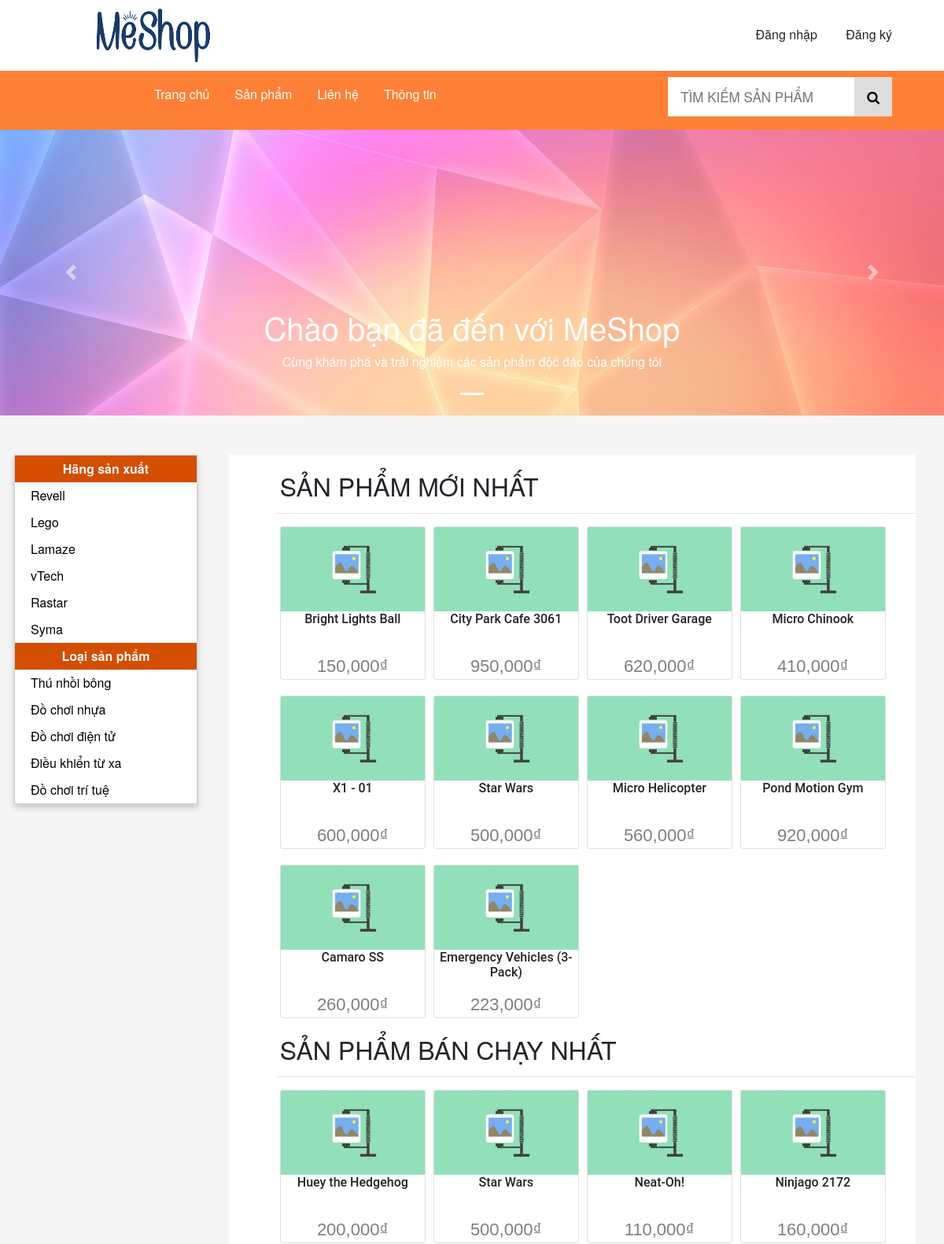
The app's page / (upper part), older data.
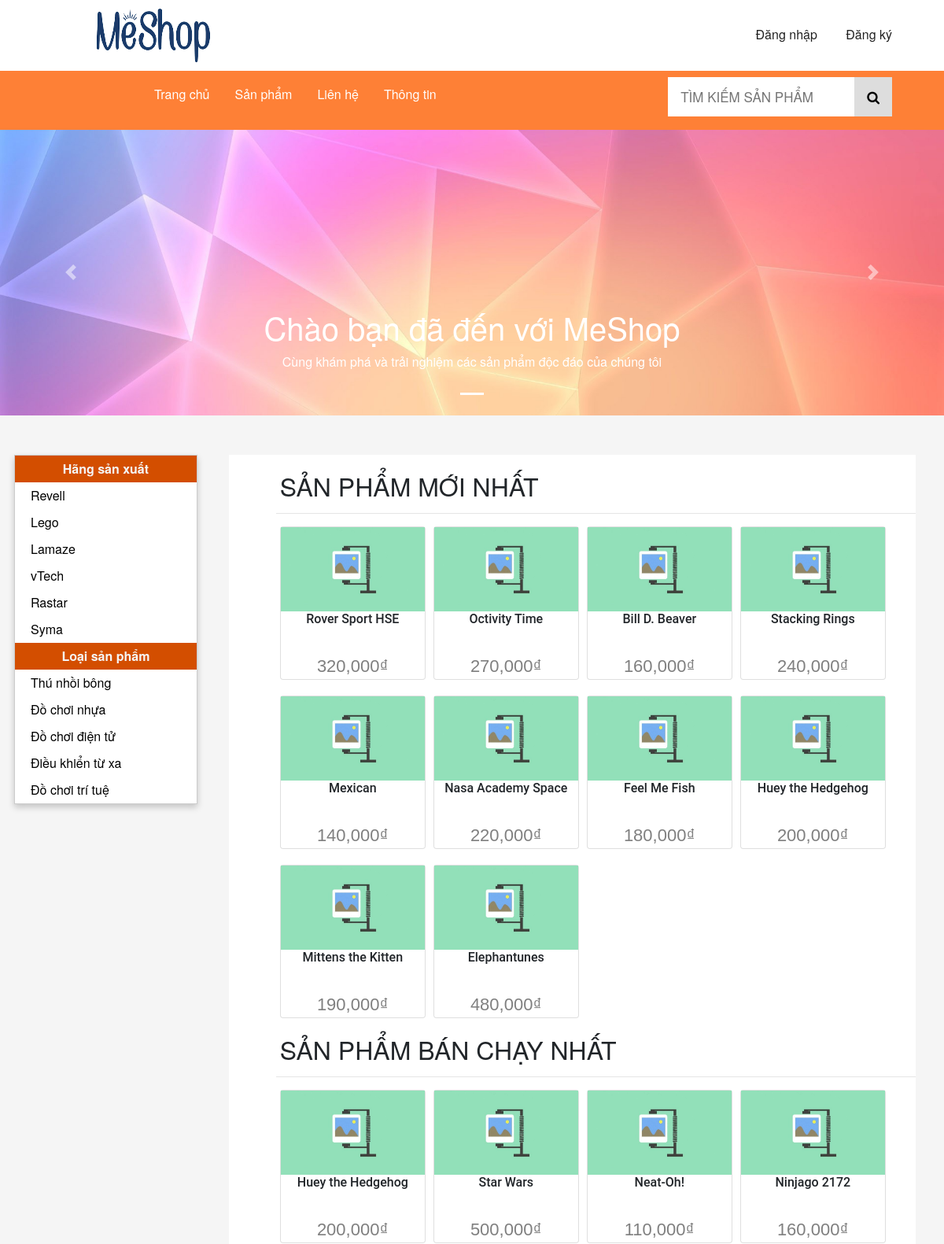
The same page, newer data.
### tables this page shows
CREATE TABLE IF NOT EXISTS `HangSanXuat` (
  `MaHangSanXuat` int(11) NOT NULL AUTO_INCREMENT,
  `TenHangSanXuat` varchar(64) DEFAULT NULL,
  `LogoURL` varchar(45) DEFAULT NULL,
  `BiXoa` tinyint(1) DEFAULT '0',
  PRIMARY KEY (`MaHangSanXuat`)
);

CREATE TABLE IF NOT EXISTS `LoaiSanPham` (
  `MaLoaiSanPham` int(11) NOT NULL AUTO_INCREMENT,
  `TenLoaiSanPham` varchar(64) DEFAULT NULL,
  `BiXoa` tinyint(1) DEFAULT '0',
  PRIMARY KEY (`MaLoaiSanPham`)
);

CREATE TABLE IF NOT EXISTS `SanPham` (
  `MaSanPham` int(11) NOT NULL AUTO_INCREMENT,
  `TenSanPham` varchar(45) DEFAULT NULL,
  `HinhURL` varchar(45) DEFAULT NULL,
  `GiaSanPham` int(11) DEFAULT NULL,
  `NgayNhap` datetime DEFAULT NULL,
  `SoLuongNhap` int(11) DEFAULT NULL,
  `SoLuongTon` int(11) DEFAULT NULL,
  `SoLuongBan` int(11) DEFAULT NULL,
  `SoLuotXem` int(11) DEFAULT NULL,
  `XuatXu` varchar(45) DEFAULT NULL,
  `MoTa` text,
  `BiXoa` tinyint(1) DEFAULT '0',
  `MaLoaiSanPham` int(11) NOT NULL,
  `MaHangSanXuat` int(11) NOT NULL,
  PRIMARY KEY (`MaSanPham`),
  KEY `fk_SanPham_LoaiSanPham1_idx` (`MaLoaiSanPham`),
  KEY `fk_SanPham_HangSanXuat1_idx` (`MaHangSanXuat`)
);

### lib/DataProvider.php (called while the page is built, shortened)
<?php
    class DataProvider
    {
        public static function ExecuteQuery($sql)
        {
            $connection = mysqli_connect('localhost', 'shop', 'Shop#2022', 'MeShop') or die("couldn't connect to localhost");
            mysqli_query($connection, "set names 'utf8'");
            $result = mysqli_query($connection, $sql);
            return $result;
        }
    }
?>

### pages/pSanPhamMoi.php (the view)
<div class="hot-product-wrapper">
    <h2>SẢN PHẨM MỚI NHẤT</h2>
    <hr></hr>
    <div class="card-wrapper">
        <?php
        $sql = "SELECT * FROM SanPham WHERE BiXoa = 0 ORDER BY NgayNhap DESC LIMIT 0, 10";
        $result = DataProvider::ExecuteQuery($sql);
        while ($row = mysqli_fetch_array($result)) {
        ?>
            <div class="card" onclick='location.href=" index.php?a=4&id=<?php echo $row["MaSanPham"]; ?>";'>
                <img src="../image/<?php echo $row["HinhURL"]; ?>">
                <h6><?php echo $row["TenSanPham"]; ?></h6>
                <p class="price"><?php echo number_format($row["GiaSanPham"]); ?>₫</p>
            </div>
        <?php
        }
        ?>
    </div>
</div>

### modules/mHang.php
<dl>
    <dt>Hãng sản xuất</dt>
    <?php
        $sql = "SELECT * FROM HangSanXuat WHERE BiXoa=0";
        $result = DataProvider::ExecuteQuery($sql);
        while($row = mysqli_fetch_array($result))
        {
    ?>
        <dd>
        <a href="index.php?a=2&id=<?php echo $row["MaHangSanXuat"];?>"><?php echo $row["TenHangSanXuat"] ?></a>
    </dd>
    <?php
        }
    ?>
</dl>

### modules/mLoai.php
<dl>
    <dt>Loại sản phẩm</dt>
    <?php
        $sql = "SELECT * FROM LoaiSanPham WHERE BiXoa=0";
        $result = DataProvider::ExecuteQuery($sql);
        while($row = mysqli_fetch_array($result))
        {
    ?>
        <dd>
        <a href="index.php?a=3&id=<?php echo $row["MaLoaiSanPham"];?>"><?php echo $row["TenLoaiSanPham"] ?></a>
    </dd>
    <?php
        }
    ?>
</dl>

### pages/pSanPhamBanChay.php
<div class="hot-product-wrapper">
    <h2>SẢN PHẨM BÁN CHẠY NHẤT</h2>
    <hr></hr>
    <div class="card-wrapper">
        <?php
        $sql = "SELECT * FROM SanPham WHERE BiXoa = 0 ORDER BY SoLuongBan DESC LIMIT 0, 10";
        $result = DataProvider::ExecuteQuery($sql);
        while ($row = mysqli_fetch_array($result)) {
        ?>
            <div class="card" onclick='location.href=" index.php?a=4&id=<?php echo $row["MaSanPham"]; ?>";'>
                <img src="../image/<?php echo $row["HinhURL"]; ?>">
                <h6><?php echo $row["TenSanPham"]; ?></h6>
                <p class="price"><?php echo number_format($row["GiaSanPham"]); ?>₫</p>
            </div>
        <?php
        }
        ?>
    </div>
</div>

Row changes from the older to the newer data that the page shows:
no longer on this page (row edited): sanpham: HinhURL (picture), TenSanPham "Bright Lights Ball", GiaSanPham "150,000", shown under "SẢN PHẨM MỚI NHẤT"
no longer on this page (row edited): sanpham: HinhURL (picture), TenSanPham "City Park Cafe 3061", GiaSanPham "950,000", shown under "SẢN PHẨM MỚI NHẤT"
no longer on this page (row edited): sanpham: HinhURL (picture), TenSanPham "Toot Driver Garage", GiaSanPham "620,000", shown under "SẢN PHẨM MỚI NHẤT"
no longer on this page (row edited): sanpham: HinhURL (picture), TenSanPham "Micro Chinook", GiaSanPham "410,000", shown under "SẢN PHẨM MỚI NHẤT"
no longer on this page (row edited): sanpham: HinhURL (picture), TenSanPham "X1 - 01", GiaSanPham "600,000", shown under "SẢN PHẨM MỚI NHẤT"
no longer on this page (row edited): sanpham: HinhURL (picture), TenSanPham "Micro Helicopter", GiaSanPham "560,000", shown under "SẢN PHẨM MỚI NHẤT"
no longer on this page (row edited): sanpham: HinhURL (picture), TenSanPham "Pond Motion Gym", GiaSanPham "920,000", shown under "SẢN PHẨM MỚI NHẤT"
no longer on this page (row edited): sanpham: HinhURL (picture), TenSanPham "Camaro SS", GiaSanPham "260,000", shown under "SẢN PHẨM MỚI NHẤT"
no longer on this page (row edited): sanpham: HinhURL (picture), TenSanPham "Emergency Vehicles (3-Pack)", GiaSanPham "223,000", shown under "SẢN PHẨM MỚI NHẤT"
no longer on one of the page's lists (row edited): sanpham: TenSanPham "Star Wars", GiaSanPham "500,000"
now on this page (row edited): sanpham: HinhURL (picture), TenSanPham "Rover Sport HSE", GiaSanPham "320,000", shown under "SẢN PHẨM MỚI NHẤT"
now on this page (row edited): sanpham: HinhURL (picture), TenSanPham "Octivity Time", GiaSanPham "270,000", shown under "SẢN PHẨM MỚI NHẤT"
now on this page (row edited): sanpham: HinhURL (picture), TenSanPham "Bill D. Beaver", GiaSanPham "160,000", shown under "SẢN PHẨM MỚI NHẤT"
now on this page (row edited): sanpham: HinhURL (picture), TenSanPham "Stacking Rings", GiaSanPham "240,000", shown under "SẢN PHẨM MỚI NHẤT"
now on this page (row edited): sanpham: HinhURL (picture), TenSanPham "Mexican", GiaSanPham "140,000", shown under "SẢN PHẨM MỚI NHẤT"
now on this page (row edited): sanpham: HinhURL (picture), TenSanPham "Nasa Academy Space", GiaSanPham "220,000", shown under "SẢN PHẨM MỚI NHẤT"
now on this page (row edited): sanpham: HinhURL (picture), TenSanPham "Feel Me Fish", GiaSanPham "180,000", shown under "SẢN PHẨM MỚI NHẤT"
now on one of the page's lists (row edited): sanpham: TenSanPham "Huey the Hedgehog", GiaSanPham "200,000"
now on this page (row edited): sanpham: HinhURL (picture), TenSanPham "Mittens the Kitten", GiaSanPham "190,000", shown under "SẢN PHẨM MỚI NHẤT"
now on this page (row edited): sanpham: HinhURL (picture), TenSanPham "Elephantunes", GiaSanPham "480,000", shown under "SẢN PHẨM MỚI NHẤT"
